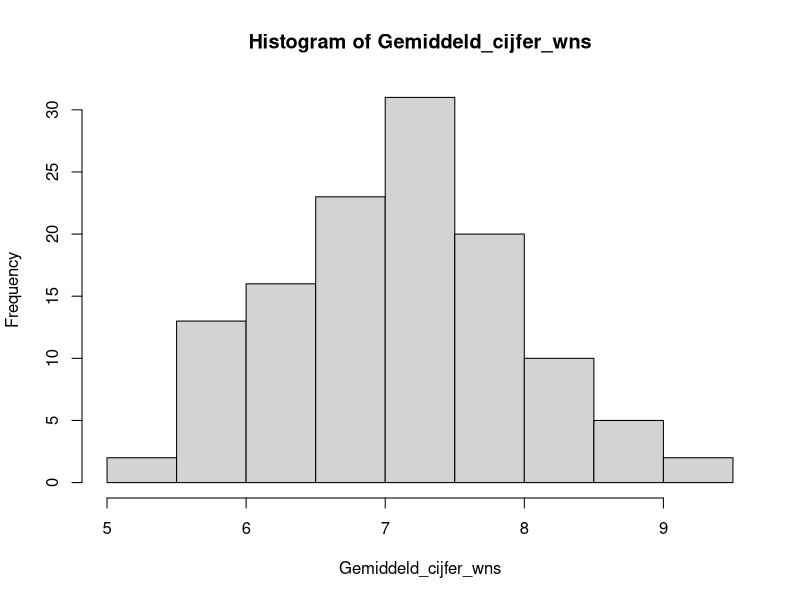

Here is the R script that generated this plot: (Note: this script raises an error after producing the figure.)
## ---- chunk 1
knitr::opts_chunk$set(echo = TRUE)
#opties voor themes: spacelab, readable, united, yeti
## ---- chunk 2
## inladen packages

## aanmaken dummydata
set.seed(1)

Decimalen_wiskunde <- rnorm(160, 7.0, 2.6)
Wiskunde_eindcijfer <- round(Decimalen_wiskunde, 1)[Decimalen_wiskunde <= 10 & Decimalen_wiskunde >= 4.5]

Decimalen_scheikunde <- rnorm(160, 6.7, 2.2)
Scheikunde_eindcijfer <- round(Decimalen_scheikunde, 1)[Decimalen_scheikunde <= 10 & Decimalen_scheikunde >= 4.5]

Decimalen_natuurkunde <- rnorm(160, 6.9, 2.4)
Natuurkunde_eindcijfer <- round(Decimalen_natuurkunde, 1)[Decimalen_natuurkunde <= 10 & Decimalen_natuurkunde >= 4.5]

Wns_eindcijfers <- cbind(Wiskunde_eindcijfer, Scheikunde_eindcijfer, Natuurkunde_eindcijfer)

Gemiddeld_cijfer_wns <- apply(Wns_eindcijfers, 1, mean)

Gemiddeld_cijfer_wns_n30 <- sample(Gemiddeld_cijfer_wns, 30)
## ---- chunk 3
mean(Gemiddeld_cijfer_wns)
sd(Gemiddeld_cijfer_wns)
hist(Gemiddeld_cijfer_wns)
## ---- chunk 4
import(nortest)
lillie.test (Gemiddeld_cijfer_wns)
## ---- chunk 5
shapiro.test(Gemiddeld_cijfer_wns_n30)
## ---- chunk 6
t.test(Gemiddeld_cijfer_wns, mu = 6.8) 
